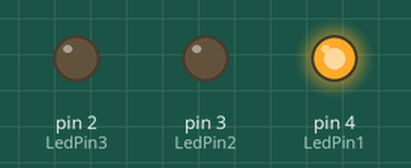
Simulated run of this sketch. Board: Arduino Uno, built with avr-gcc and run on an emulated ATmega328P. Shown: output pins drawn as LEDs (lit = HIGH).

Above: at 0.1 s.
Timing chart, 0 to 1.6 s (numbered marks = the images above):
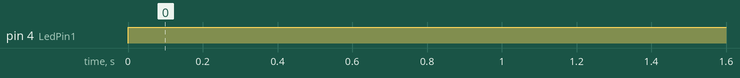

The sketch:

TemperatureMeasurementUNO.ino
```cpp
const int LedPin1 = 4;
const int LedPin2 = 3;
const int LedPin3 = 2;

const int SensorPin = A0;


void setup() {
  // put your setup code here, to run once:
  Serial.begin(9600);

  pinMode(LedPin1, OUTPUT);
  digitalWrite(LedPin1, LOW);

  pinMode(LedPin2, OUTPUT);
  digitalWrite(LedPin2, LOW);

  pinMode(LedPin3, OUTPUT);
  digitalWrite(LedPin3, LOW);

}

void loop() {
  // put your main code here, to run repeatedly:

//  int sensorValue = analogRead(SensorPin);
//
//  Serial.print("Sensor Value: ");
//  Serial.print(sensorValue);
//  //Serial.println();
//
//  float voltage = (sensorValue/1024.0) * 5.0;
//
//  Serial.print(", Volts: ");
//  Serial.print(voltage);
//  //Serial.println();
//
//  float temperature = (voltage - .5) * 100;
//
//  Serial.print(", degrees C: ");
//  Serial.print(temperature);
//  Serial.println();

  digitalWrite(LedPin1, HIGH);
}
```

Measured:
- by itself, pin 4 (LedPin1): LOW → HIGH at 0.00 s
